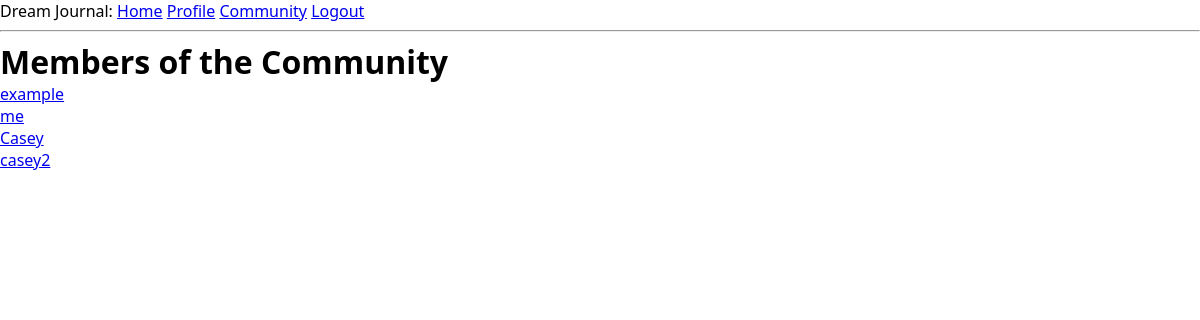
Page /community (signed in) on the earlier database version.
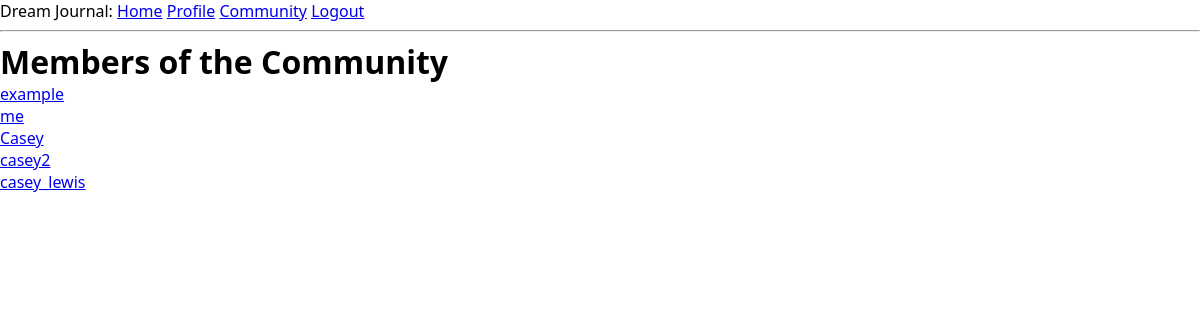
Same page on the later database version.
### app/models.py (models this page shows, shortened)
class User(UserMixin, db.Model):
    id = db.Column(db.Integer, primary_key=True)
    username = db.Column(db.String(64), index=True, unique=True)
    about_me = db.Column(db.String(140))
    email = db.Column(db.String(120), index=True, unique=True)
    password_hash = db.Column(db.String(128))
    posts = db.relationship('Post', backref='author', lazy='dynamic')

### app/routes.py (the view)
@app.route('/community')
@login_required
def community_page():
    users = User.query.all()
    return render_template("community.html", title='Community', users=users)

### app/models.py (called while the page is built)
@login.user_loader
def load_user(id):
    return User.query.get(int(id))

### app/templates/community.html
{% extends "base.html" %}
{% block content %}
    <h1>Members of the Community</h1>
    {% for user in users %}
    <a href="{{ url_for('profile_page', id = user.id) }}">{{ user.username }}</a><br></div>
    {% endfor %}
{% endblock %}

### app/templates/base.html (shortened to what this page needs)
<html>
    <head>
        <link rel="stylesheet" href="{{ url_for('static', filename='style.css') }}">
    </head>
    <body>
        <div>
            {% if current_user.is_anonymous %}
            Dream Journal:
            <a href="{{ url_for('index') }}">Home</a>
            <a href="{{ url_for('login') }}">Login</a>
            {% else %}
            Dream Journal:
            <a href="{{ url_for('index') }}">Home</a>
            <a href="{{ url_for('profile_page', id = current_user.id) }}">Profile</a>
            <a href="{{ url_for('community_page') }}">Community</a>
            <a href="{{ url_for('logout') }}">Logout</a>
            {% endif %}
        </div>
        <hr>
        {% block content %}{% endblock %}
    </body>
</html>

### app/static/style.css (style rules this page uses)
* { box-sizing: border-box; }
html, body { margin: initial; padding: initial; font-family: system-ui, -apple-system, sans-serif; }
:root { --note-color-bg: hsla(49, 100%, 80%, 1); --ui-border-color: hsla(0, 0%, 40%, 1); --ui-action-new-fg: hsla(202, 86%, 30%, 1); --ui-action-new-bg: hsla(202, 29%, 94%, 1); --ui-action-neutral-fg: hsla(60, 5%, 22%, 1); --ui-action-neutral-bg: hsla(60, 5%, 94%, 1); --ui-action-warning-fg: hsla(0, 75%, 42%, 1); --ui-action-warning-bg: hsla(0, 20%, 94%, 1); }
h1 { margin: 0; flex: 1 0 auto; }

Differences in the rows shown:
added User: username "casey_lewis"
